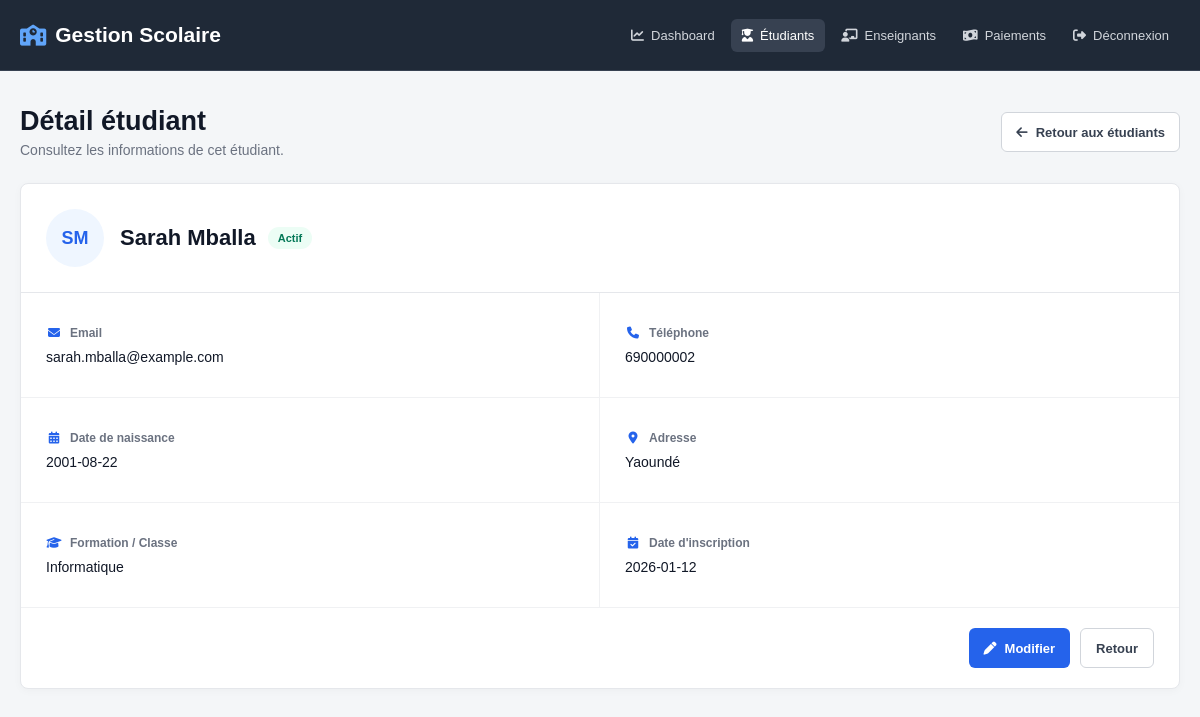
Page /students/show?id=2 (signed in) on the committed database.
### tables this page shows
CREATE TABLE students (
    id INT UNSIGNED AUTO_INCREMENT PRIMARY KEY,
    first_name VARCHAR(100) NOT NULL,
    last_name VARCHAR(100) NOT NULL,
    email VARCHAR(150) NOT NULL UNIQUE,
    phone VARCHAR(30),
    birth_date DATE,
    address VARCHAR(255),
    formation VARCHAR(150) NOT NULL,
    registration_date DATE NOT NULL,
    status VARCHAR(50) NOT NULL DEFAULT 'active',
    created_at TIMESTAMP DEFAULT CURRENT_TIMESTAMP
);

### controllers/StudentController.php (called while the page is built, shortened)
<?php
require_once __DIR__ . '/../models/Student.php';
class StudentController
{
    private Student $studentModel;
    public function __construct(PDO $pdo)
    {
        $this->studentModel = new Student($pdo);
    }
    public function show(): void
    {
        $id = (int) ($_GET['id'] ?? 0);
        $student = $this->studentModel->findById($id);
        require_once __DIR__ . '/../views/students/show.php';
    }
}

### models/Student.php (called while the page is built, shortened)
<?php
class Student
{
    private PDO $pdo;
    public function __construct(PDO $pdo)
    {
        $this->pdo = $pdo;
    }
    public function findById(int $id): ?array
    {
        $stmt = $this->pdo->prepare("
            SELECT *
            FROM students
            WHERE id = :id
        ");
        $stmt->execute([
            'id' => $id
        ]);
        $student = $stmt->fetch(PDO::FETCH_ASSOC);
        return $student ?: null;
    }
}

### views/students/show.php (the view, shortened to what this page needs)
<!DOCTYPE html>
<html lang="fr">
<head>
    <link rel="stylesheet" href="/css/student-show.css">
    <link rel="stylesheet" href="https://cdnjs.cloudflare.com/ajax/libs/font-awesome/6.7.2/css/all.min.css">
</head>
<body>
    <header class="topbar">
        <div class="container topbar-content">
            <h1>
                <i class="fa-solid fa-school"></i>
                Gestion Scolaire
            </h1>
            <nav class="main-nav">
                <a href="/dashboard">
                    <i class="fa-solid fa-chart-line"></i>
                    Dashboard
                </a>
                <a href="/students" class="active">
                    <i class="fa-solid fa-user-graduate"></i>
                    Étudiants
                </a>
                <a href="/teachers">
                    <i class="fa-solid fa-chalkboard-user"></i>
                    Enseignants
                </a>
                <a href="/payments">
                    <i class="fa-solid fa-money-bill-wave"></i>
                    Paiements
                </a>
                <a href="/logout">
                    <i class="fa-solid fa-right-from-bracket"></i>
                    Déconnexion
                </a>
            </nav>
        </div>
    </header>
    <main class="page-content">
        <div class="container">
            <div class="page-header">
                <div>
                    <h2>Détail étudiant</h2>
                    <p>Consultez les informations de cet étudiant.</p>
                </div>
                <a href="/students" class="back-button">
                    <i class="fa-solid fa-arrow-left"></i>
                    Retour aux étudiants
                </a>
            </div>
            <div class="student-card">
                <div class="student-header">
                    <div class="student-avatar">
                        <?= strtoupper(
                            substr($student['first_name'], 0, 1)
                            . substr($student['last_name'], 0, 1)
                        ) ?>
                    </div>
                    <div class="student-title">
                        <h3>
                            <?= htmlspecialchars(
                                $student['first_name'] . ' ' . $student['last_name']
                            ) ?>
                        </h3>
                        <span class="status-badge status-<?= htmlspecialchars($student['status']) ?>">
                            <?= $student['status'] === 'active' ? 'Actif' : 'Inactif' ?>
                        </span>
                    </div>
                </div>
                <div class="student-info">
                    <div class="info-item">
                        <span class="info-label">
                            <i class="fa-solid fa-envelope"></i>
                            Email
                        </span>
                        <strong>
                            <?= htmlspecialchars($student['email'] ?? '') ?: 'Non renseigné' ?>
                        </strong>
                    </div>
                    <div class="info-item">
                        <span class="info-label">
                            <i class="fa-solid fa-phone"></i>
                            Téléphone
                        </span>
                        <strong>
                            <?= htmlspecialchars($student['phone'] ?? '') ?: 'Non renseigné' ?>
                        </strong>
                    </div>
                    <div class="info-item">
                        <span class="info-label">
                            <i class="fa-solid fa-calendar-days"></i>
                            Date de naissance
                        </span>
                        <strong>
                            <?= htmlspecialchars($student['birth_date'] ?? '') ?: 'Non renseignée' ?>
                        </strong>
                    </div>
                    <div class="info-item">
                        <span class="info-label">
                            <i class="fa-solid fa-location-dot"></i>
                            Adresse
                        </span>
                        <strong>
                            <?= htmlspecialchars($student['address'] ?? '') ?: 'Non renseignée' ?>
                        </strong>
                    </div>
                    <div class="info-item">
                        <span class="info-label">
                            <i class="fa-solid fa-graduation-cap"></i>
                            Formation / Classe
                        </span>
                        <strong>
                            <?= htmlspecialchars($student['formation'] ?? '') ?: 'Non renseignée' ?>
                        </strong>
                    </div>
                    <div class="info-item">
                        <span class="info-label">
                            <i class="fa-solid fa-calendar-check"></i>
                            Date d'inscription
                        </span>
                        <strong>
                            <?= htmlspecialchars($student['registration_date']) ?>
                        </strong>
                    </div>
                </div>
                <div class="card-footer">
                    <a href="/students/edit?id=<?= (int) $student['id'] ?>" class="edit-button">
                        <i class="fa-solid fa-pen"></i>
                        Modifier
                    </a>
                    <a href="/students" class="cancel-button">
                        Retour
                    </a>
                </div>
            </div>
        </div>
    </main>
</body>
</html>

### public/css/student-show.css (style rules this page uses)
* { box-sizing: border-box; }
html, body { margin: 0; padding: 0; }
body { font-family: Arial, Helvetica, sans-serif; background: #f4f6f8; color: #1f2937; }
a { color: inherit; text-decoration: none; }
.container { width: min(1180px, calc(100% - 40px)); margin: 0 auto; }
.topbar { background: #1f2937; color: #ffffff; border-bottom: 1px solid #374151; }
.topbar-content { min-height: 70px; display: flex; align-items: center; justify-content: space-between; gap: 25px; }
.topbar h1 { display: flex; align-items: center; gap: 9px; margin: 0; font-size: 21px; font-weight: 600; }
.topbar h1 i { color: #60a5fa; }
.main-nav { display: flex; align-items: center; gap: 5px; }
.main-nav a { display: flex; align-items: center; gap: 7px; padding: 9px 11px; border-radius: 6px; color: #d1d5db; font-size: 13px; }
.main-nav a:hover, .main-nav a.active { background: #374151; color: #ffffff; }
.main-nav a i { font-size: 13px; }
.page-content { padding-top: 35px; padding-bottom: 50px; }
.page-header { display: flex; align-items: center; justify-content: space-between; gap: 20px; margin-bottom: 25px; }
.page-header h2 { margin: 0 0 5px; color: #111827; font-size: 27px; }
.page-header p { margin: 0; color: #6b7280; font-size: 14px; }
.back-button { min-height: 40px; display: inline-flex; align-items: center; justify-content: center; gap: 8px; padding: 9px 14px; border: 1px solid #d1d5db; border-radius: 6px; background: #ffffff; color: #374151; font-size: 13px; font-weight: 600; }
.student-card { background: #ffffff; border: 1px solid #e5e7eb; border-radius: 8px; box-shadow: 0 2px 8px rgba(15, 23, 42, 0.03); }
.student-header { display: flex; align-items: center; gap: 16px; padding: 25px; border-bottom: 1px solid #e5e7eb; }
.student-avatar { width: 58px; height: 58px; display: flex; align-items: center; justify-content: center; flex-shrink: 0; border-radius: 50%; background: #eff6ff; color: #2563eb; font-size: 18px; font-weight: 700; }
.student-title { display: flex; align-items: center; gap: 12px; flex-wrap: wrap; }
.student-title h3 { margin: 0; color: #111827; font-size: 22px; }
.status-badge { display: inline-flex; align-items: center; justify-content: center; padding: 5px 10px; border-radius: 20px; font-size: 11px; font-weight: 600; }
.status-active { background: #ecfdf5; color: #047857; }
.student-info { display: grid; grid-template-columns: repeat(2, minmax(0, 1fr)); }
.info-item { min-height: 105px; display: flex; flex-direction: column; justify-content: center; gap: 9px; padding: 20px 25px; border-bottom: 1px solid #f0f1f3; }
.info-item:nth-child(odd) { border-right: 1px solid #f0f1f3; }
.info-label { display: flex; align-items: center; gap: 8px; color: #6b7280; font-size: 12px; font-weight: 600; }
.info-label i { width: 16px; color: #2563eb; text-align: center; }
.info-item strong { color: #111827; font-size: 14px; font-weight: 500; word-break: break-word; }
.card-footer { display: flex; align-items: center; justify-content: flex-end; gap: 10px; padding: 20px 25px; }
.edit-button, .cancel-button { min-height: 40px; display: inline-flex; align-items: center; justify-content: center; gap: 8px; padding: 9px 15px; border-radius: 6px; font-family: inherit; font-size: 13px; font-weight: 600; }
.edit-button { background: #2563eb; color: #ffffff; }
.cancel-button { border: 1px solid #d1d5db; background: #ffffff; color: #374151; }

### rows in the picture
students: first_name+last_name "SM", first_name+last_name "Sarah Mballa", email "sarah.mballa@example.com", phone "690000002", birth_date "2001-08-22", address "Yaoundé", formation "Informatique", registration_date "2026-01-12"
